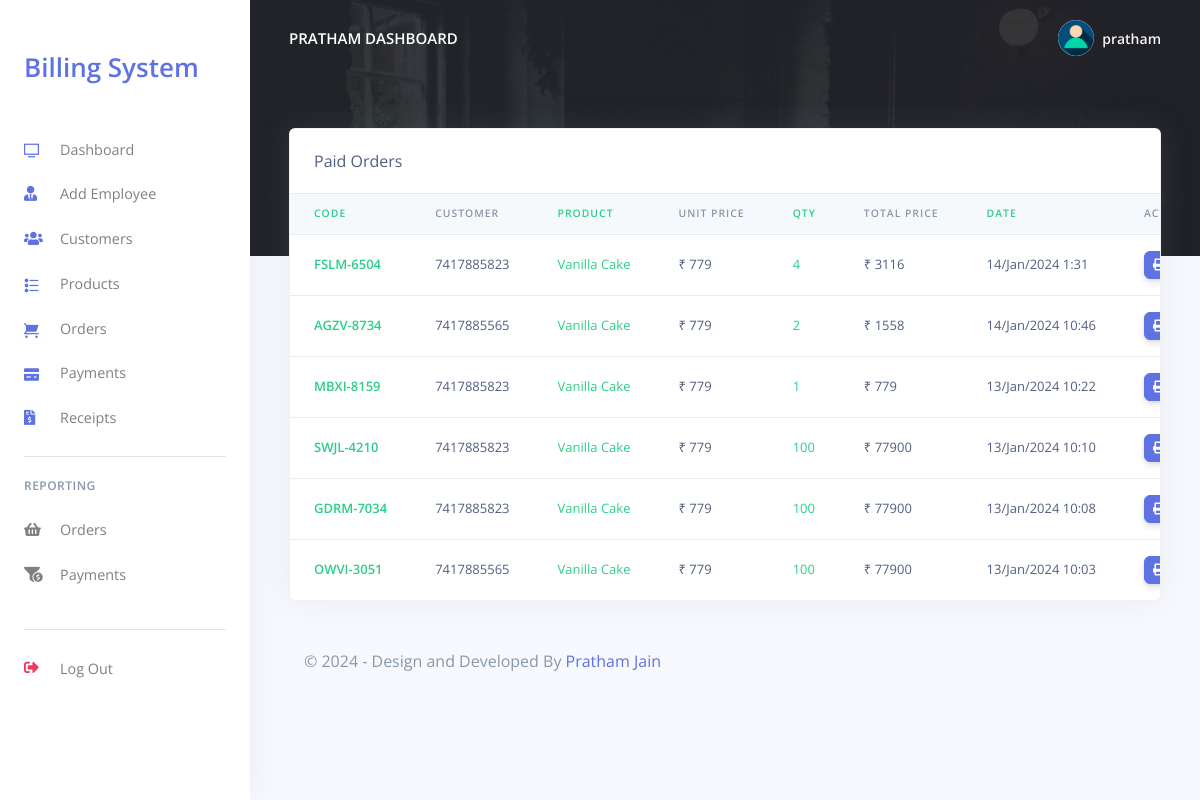
Page /Restro/admin/receipts.php (signed in) on the committed database.
### tables this page shows
CREATE TABLE `rpos_admin` (
  `admin_id` varchar(200) NOT NULL,
  `admin_name` varchar(200) NOT NULL,
  `admin_email` varchar(200) NOT NULL,
  `admin_password` varchar(200) NOT NULL
);

CREATE TABLE `rpos_orders` (
  `order_id` varchar(200) NOT NULL,
  `order_code` varchar(200) NOT NULL,
  `customer_id` varchar(200) NOT NULL,
  `customer_name` varchar(200) NOT NULL,
  `prod_id` varchar(200) NOT NULL,
  `prod_name` varchar(200) NOT NULL,
  `prod_price` varchar(200) NOT NULL,
  `prod_qty` varchar(200) NOT NULL,
  `order_status` varchar(200) NOT NULL,
  `created_at` timestamp(6) NOT NULL DEFAULT current_timestamp(6) ON UPDATE current_timestamp(6)
);

### Restro/admin/receipts.php (the view, shortened to what this page needs)
<?php
include('config/config.php');
require_once('partials/_head.php');
?>
<body>
    <?php
    require_once('partials/_sidebar.php');
    ?>
    <div class="main-content">
        <?php
        require_once('partials/_topnav.php');
        ?>
        <div class="container-fluid mt--8">
            <div class="row">
                <div class="col">
                    <div class="card shadow">
                        <div class="card-header border-0">
                            Paid Orders
                        </div>
                        <div class="table-responsive">
                            <table class="table align-items-center table-flush">
                                <thead class="thead-light">
                                    <tr>
                                        <th class="text-success" scope="col">Code</th>
                                        <th scope="col">Customer</th>
                                        <th class="text-success" scope="col">Product</th>
                                        <th scope="col">Unit Price</th>
                                        <th class="text-success" scope="col">Qty</th>
                                        <th scope="col">Total Price</th>
                                        <th class="text-success" scope="col">Date</th>
                                        <th scope="col">Actions</th>
                                    </tr>
                                </thead>
                                <tbody>
                                    <?php
                                    $ret = "SELECT * FROM  rpos_orders WHERE order_status = 'Paid' ORDER BY `rpos_orders`.`created_at` DESC  ";
                                    $stmt = $mysqli->prepare($ret);
                                    $stmt->execute();
                                    $res = $stmt->get_result();
                                    while ($order = $res->fetch_object()) {
                                        $total = ($order->prod_price * $order->prod_qty);
                                    ?>
                                        <tr>
                                            <th class="text-success" scope="row"><?php echo $order->order_code; ?></th>
                                            <td><?php echo $order->customer_name; ?></td>
                                            <td class="text-success"><?php echo $order->prod_name; ?></td>
                                            <td>₹ <?php echo $order->prod_price; ?></td>
                                            <td class="text-success"><?php echo $order->prod_qty; ?></td>
                                            <td>₹ <?php echo $total; ?></td>
                                            <td><?php echo date('d/M/Y g:i', strtotime($order->created_at)); ?></td>
                                            <td>
                                                <a target="_blank" href="print_receipt.php?order_code=<?php echo $order->order_code; ?>">
                                                    <button class="btn btn-sm btn-primary">
                                                        <i class="fas fa-print"></i>
                                                    </button>
                                                </a>
                                            </td>
                                        </tr>
                                    <?php } ?>
                                </tbody>
                            </table>
                        </div>
                    </div>
                </div>
            </div>
            <?php
            require_once('partials/_footer.php');
            ?>
        </div>
    </div>
</body>
</html>

### Restro/admin/partials/_sidebar.php (shortened to what this page needs)
<?php
$admin_id = $_SESSION['admin_id'];
$ret = "SELECT * FROM  rpos_admin  WHERE admin_id = '$admin_id'";
$stmt = $mysqli->prepare($ret);
$stmt->execute();
$res = $stmt->get_result();
while ($admin = $res->fetch_object()) {
?>
  <nav class="navbar navbar-vertical fixed-left navbar-expand-md navbar-light bg-white" id="sidenav-main">
    <div class="container-fluid">
      <a class="navbar-brand pt-0" href="dashboard.php">
      <h1>  <a href="#">Billing System</a></h1>
      </a>
      <div class="collapse navbar-collapse" id="sidenav-collapse-main">
        <ul class="navbar-nav">
          <li class="nav-item">
            <a class="nav-link" href="dashboard.php">
              <i class="ni ni-tv-2 text-primary"></i> Dashboard
            </a>
          </li>
          <li class="nav-item">
            <a class="nav-link" href="hrm.php">
              <i class="fas fa-user-tie text-primary"></i> Add Employee
            </a>
          </li>
          <li class="nav-item">
            <a class="nav-link" href="customes.php">
              <i class="fas fa-users text-primary"></i> Customers
            </a>
          </li>
          <li class="nav-item">
            <a class="nav-link" href="products.php">
              <i class="ni ni-bullet-list-67 text-primary"></i>Products
            </a>
          </li>
          <li class="nav-item">
            <a class="nav-link" href="orders.php">
              <i class="ni ni-cart text-primary"></i> Orders
            </a>
          </li>
          <li class="nav-item">
            <a class="nav-link" href="payments.php">
              <i class="ni ni-credit-card text-primary"></i> Payments
            </a>
          </li>
          <li class="nav-item">
            <a class="nav-link" href="receipts.php">
              <i class="fas fa-file-invoice-dollar text-primary"></i> Receipts
            </a>
          </li>
        </ul>
        <hr class="my-3">
        <h6 class="navbar-heading text-muted">Reporting</h6>
        <ul class="navbar-nav mb-md-3">
          <li class="nav-item">
            <a class="nav-link" href="orders_reports.php">
              <i class="fas fa-shopping-basket"></i> Orders
            </a>
          </li>
          <li class="nav-item">
            <a class="nav-link" href="payments_reports.php">
              <i class="fas fa-funnel-dollar"></i> Payments
            </a>
          </li>
        </ul>
        <hr class="my-3">
        <ul class="navbar-nav mb-md-3">
          <li class="nav-item">
            <a class="nav-link" href="logout.php">
              <i class="fas fa-sign-out-alt text-danger"></i> Log Out
            </a>
          </li>
        </ul>
      </div>
    </div>
  </nav>
<?php } ?>

### Restro/admin/partials/_topnav.php (shortened to what this page needs)
<?php
$admin_id = $_SESSION['admin_id'];
$ret = "SELECT * FROM  rpos_admin  WHERE admin_id = '$admin_id'";
$stmt = $mysqli->prepare($ret);
$stmt->execute();
$res = $stmt->get_result();
while ($admin = $res->fetch_object()) {
?>
    <nav class="navbar navbar-top navbar-expand-md navbar-dark" id="navbar-main">
        <div class="container-fluid">
            <a class="h4 mb-0 text-white text-uppercase d-none d-lg-inline-block" href="dashboard.php"><?php echo $admin->admin_name; ?> Dashboard</a>
            <ul class="navbar-nav align-items-center d-none d-md-flex">
                <li class="nav-item dropdown">
                    <a class="nav-link pr-0" href="#" role="button" data-toggle="dropdown" aria-haspopup="true" aria-expanded="false">
                        <div class="media align-items-center">
                            <span class="avatar avatar-sm rounded-circle">
                                <img alt="Image placeholder" src="assets/img/theme/user-a-min.png">
                            </span>
                            <div class="media-body ml-2 d-none d-lg-block">
                                <span class="mb-0 text-sm  font-weight-bold"><?php echo $admin->admin_name; ?></span>
                            </div>
                        </div>
                    </a>
                </li>
            </ul>
        </div>
    </nav>
<?php } ?>

### rows in the picture
rpos_admin: admin_name "PRATHAM", admin_name "pratham"
rpos_orders: order_code "FSLM-6504", customer_name "7417885823", prod_name "Vanilla Cake", prod_price "779", prod_qty "4", total "3116", created_at "14/Jan/2024 1:31"
rpos_orders: order_code "AGZV-8734", customer_name "7417885565", prod_name "Vanilla Cake", prod_price "779", prod_qty "2", total "1558", created_at "14/Jan/2024 10:46"
rpos_orders: order_code "MBXI-8159", customer_name "7417885823", prod_name "Vanilla Cake", prod_price "779", prod_qty "1", created_at "13/Jan/2024 10:22"
rpos_orders: order_code "SWJL-4210", customer_name "7417885823", prod_name "Vanilla Cake", prod_price "779", prod_qty "100", total "77900", created_at "13/Jan/2024 10:10"
rpos_orders: order_code "GDRM-7034", customer_name "7417885823", prod_name "Vanilla Cake", prod_price "779", prod_qty "100", total "77900", created_at "13/Jan/2024 10:08"
rpos_orders: order_code "OWVI-3051", customer_name "7417885565", prod_name "Vanilla Cake", prod_price "779", prod_qty "100", total "77900", created_at "13/Jan/2024 10:03"
